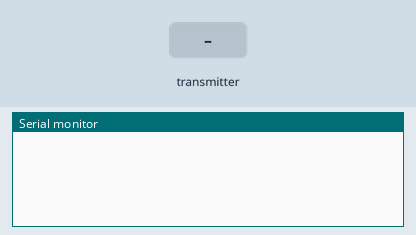
Simulated run of this sketch. Board: Arduino Uno, built with avr-gcc and run on an emulated ATmega328P. Parts: the last lines printed to the serial monitor. The inputs (shaded band) are chosen by the test bench. No radio packets arrive unless stated.

Above: at 1.2 s.
1.3 s: the transmitter starts sending data = 0
At 1.38 s:
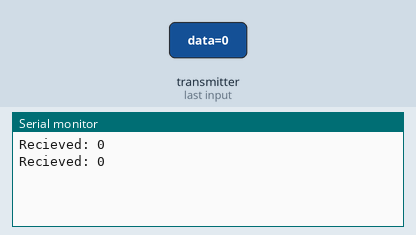
3.2 s: the transmitter starts sending data = 1023
At 3.27 s:
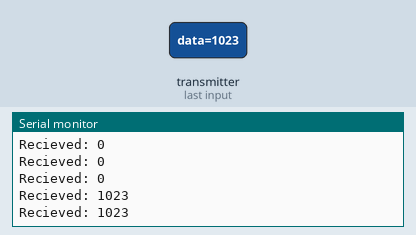
6.2 s: the transmitter starts sending data = 256
At 6.21 s:
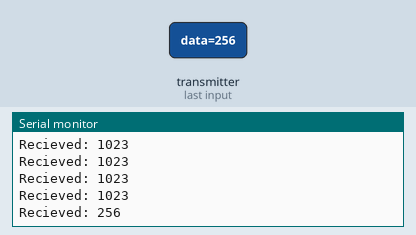
Timing chart, 0 to 9.2 s (numbered marks = the images above; inputs shaded):
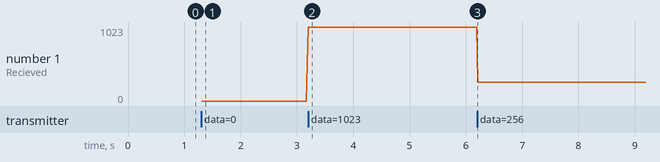

Measured:
- after the input at 1.3 s, the serial monitor: prints a new line at once (image 1)
- after the input at 3.2 s, the serial monitor: prints a new line at once (image 2)
- after the input at 6.2 s, the serial monitor: prints a new line at once (image 3)
- plotted number 1: 0 → 1023 after the input at 3.2 s, 1023 → 256 after the input at 6.2 s

The sketch:

uno_recieve.ino
```cpp
#include <SPI.h>
#include <nRF24L01.h>
#include <RF24.h> // https://github.com/maniacbug/RF24

const uint64_t pipe = 0xF0F1F2F3F4LL; // идентификатор передачи, "труба"

RF24 radio(7, 8); // CE, CSN

void setup() {
  Serial.begin(9600);
  radio.begin();
  delay(2);
  radio.setChannel(9); // канал (0-127)

  // скорость, RF24_250KBPS, RF24_1MBPS или RF24_2MBPS
  // RF24_250KBPS на nRF24L01 (без +) не работает.
  // меньше скорость, выше чувствительность приемника.
  radio.setDataRate(RF24_1MBPS);

  // мощность передатчика RF24_PA_MIN=-18dBm, RF24_PA_LOW=-12dBm, RF24_PA_MED=-6dBM,
  radio.setPALevel(RF24_PA_HIGH);

  radio.openReadingPipe(1, pipe); // открываем первую трубу с идентификатором "pipe"
  radio.startListening(); // включаем приемник, начинаем слушать трубу
}

void loop() {
  int data;
  if (radio.available()) { // проверяем не пришло ли чего в буфер.
    radio.read(&data, sizeof(data));// читаем данные, указываем сколько байт читать
    Serial.print("Recieved: ");
    Serial.println(data);
  }
  delay(10);
}
```
